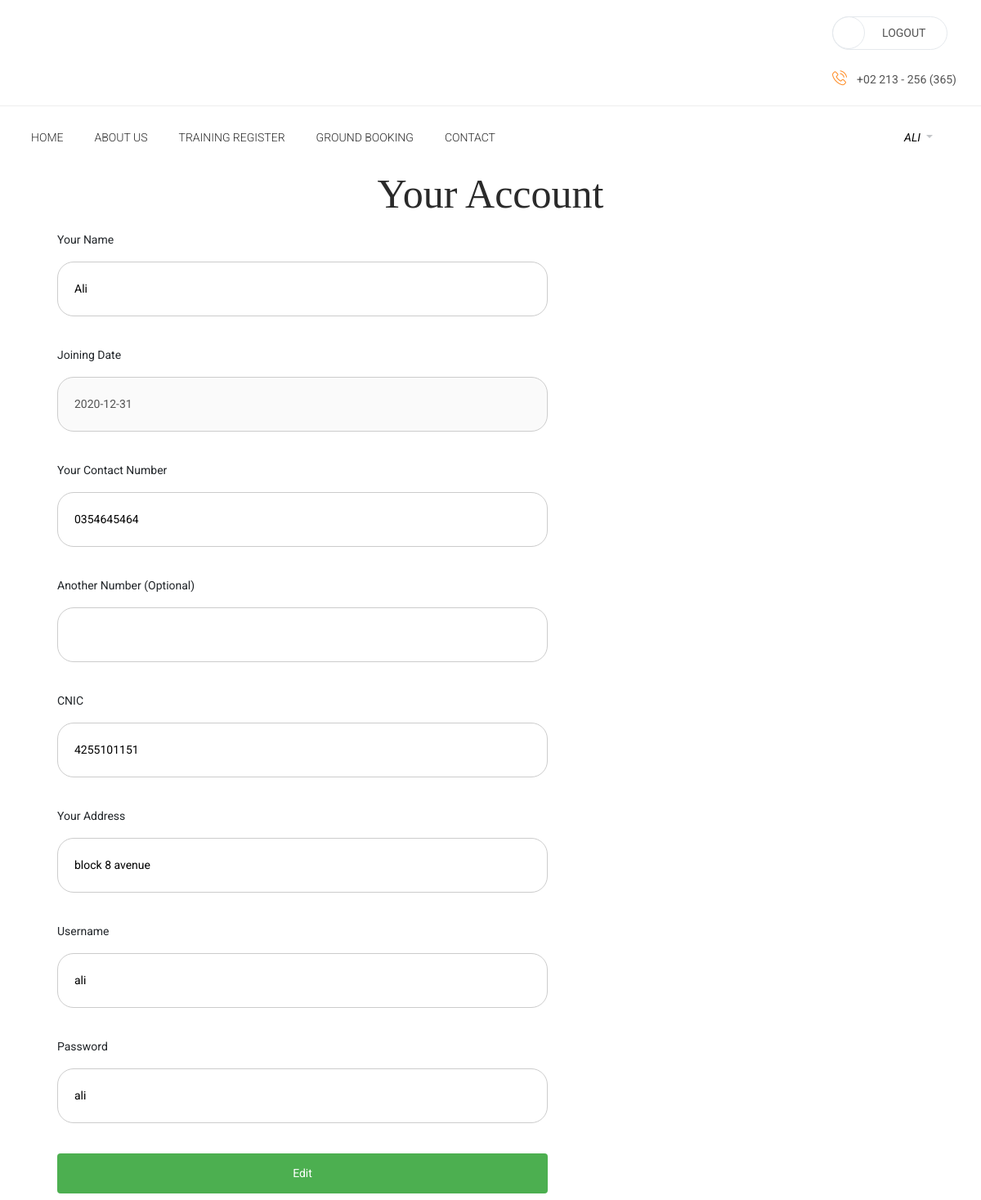
Before: /memberAccount.php (signed in) with the older database file.
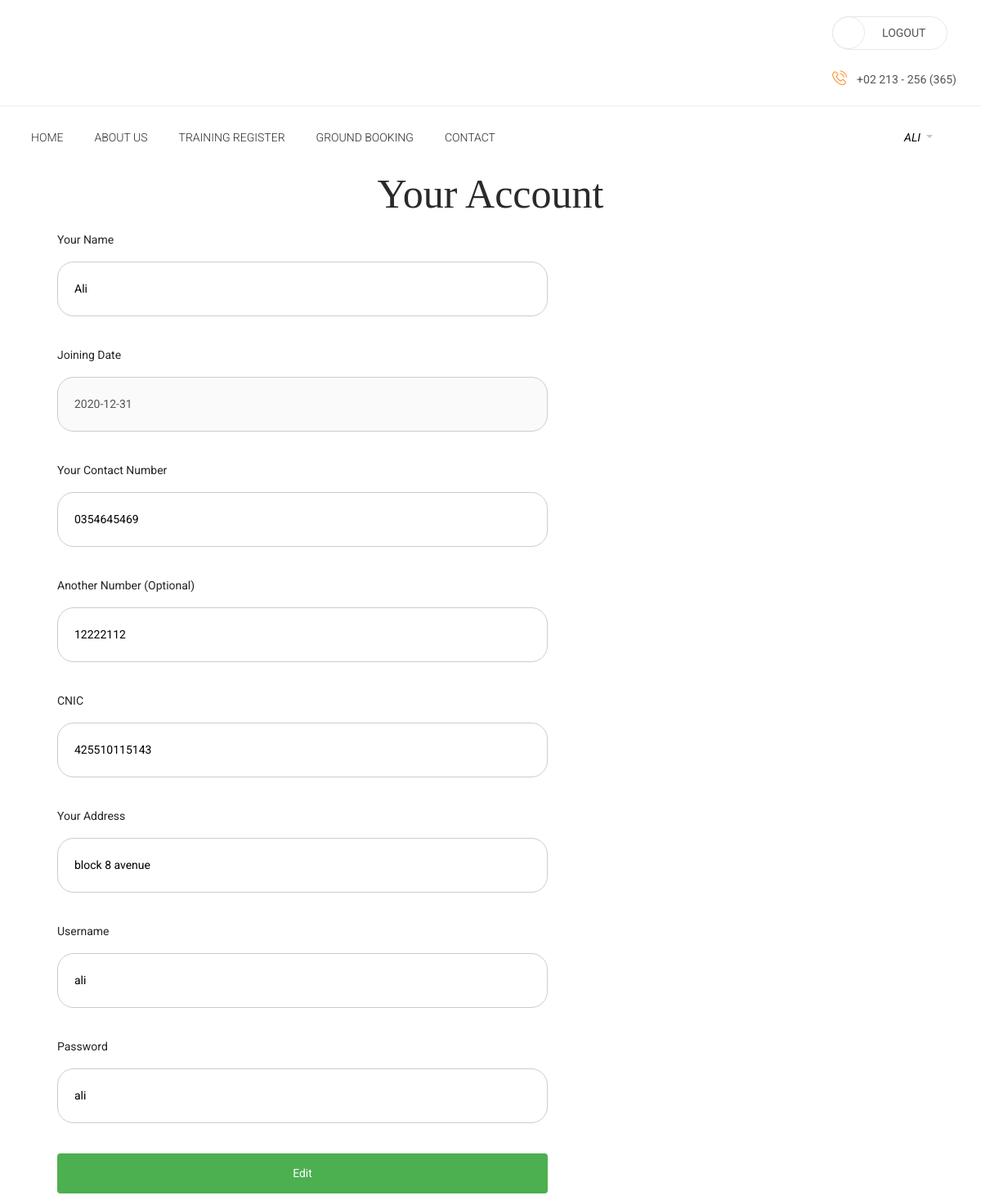
After: the same page with the newer database file.
### tables this page shows
CREATE TABLE `register_member` (
  `member_code` int(11) NOT NULL,
  `member_name` varchar(100) NOT NULL,
  `joining_date` date NOT NULL,
  `member_cont1` varchar(11) NOT NULL,
  `member_cont2` varchar(11) DEFAULT NULL,
  `member_cnic` varchar(13) NOT NULL,
  `member_address` varchar(250) NOT NULL
);

### memberAccount.php (the view, shortened to what this page needs)
<?php include 'connection.php';
    $q = "SELECT * FROM `register_member` WHERE `member_code`='$_SESSION[member_code]'";
    $r = mysqli_query($conn,$q);
    $p = mysqli_fetch_assoc($r);
    $q1 = "SELECT * FROM `signin_member` WHERE `member_code`='$_SESSION[member_code]'";
    $r1 = mysqli_query($conn,$q1);
    $p1 = mysqli_fetch_assoc($r1);
?>
<!DOCTYPE html>
<html>
<?php include 'headerlink.php'; ?>
<link rel="stylesheet" href="css/member.css">
<body>
<?php include 'header.php'; ?>
<h3>Your Account</h3>
<div class="member">
  <form action="AccountEdit.php" method="POST">
    <label for="name">Your Name</label>
    <input type="text" id="name" name="name" value="<?php echo $p['member_name']; ?>">
    <br>
    <label for="JD">Joining Date</label>
    <input type="text" id="JD" value="<?php echo $p['joining_date']; ?>" disabled >
    <br>
    <label for="contact1">Your Contact Number</label>
    <input type="text" id="contact1" name="contact1" value="<?php echo $p['member_cont1']; ?>">
    <br>
    <label for="contact2">Another Number (Optional)</label>
    <input type="text" id="contact2" name="contact2" value="<?php echo $p['member_cont2']; ?>">
    <br>
    <label for="CNIC">CNIC</label>
    <input type="text" id="CNIC" name="CNIC" value="<?php echo $p['member_cnic']; ?>">
    <br>
    <label for="add">Your Address</label>
    <input type="text" id="add" name="add" value="<?php echo $p['member_address']; ?>">
    <br>
    <label for="user">Username</label>
    <input type="text" id="user" name="user" value="<?php echo $p1['username']; ?>">
    <br>
    <label for="pass">Password</label>
    <input type="text" id="pass" name="pass" value="<?php echo $p1['password']; ?>">
    <br>
    <input type="submit" value="Edit" name="memberEdit">
  </form>
</div>
</body>
</html>

Changed rows visible on the page:
changed register_member "Ali": contact1 "0354645464" → "0354645469"; contact2 (not shown) → "12222112"; CNIC "4255101151" → "425510115143"
